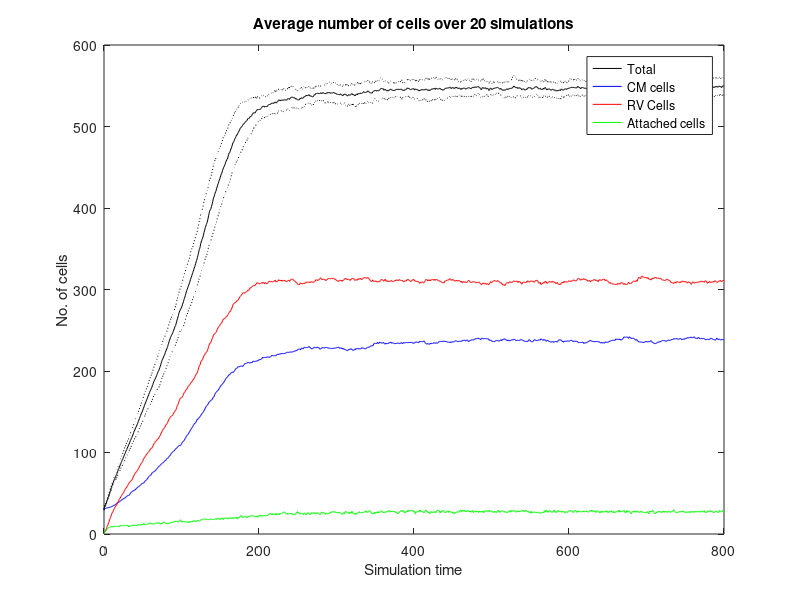

The MATLAB source for this figure: (Note: this script raises an error after producing the figure.)
function AttRep_RadForce1_Plots

clear all;
close all;
load('PlotData/MAT/AttRep_RadForce1.mat')

figure;
plot(SimTime, TotalCells, 'k',...
    SimTime, TransitCells, 'b',...
    SimTime, RVCells, 'r',...
    SimTime, AttachedCells, 'g',...
    SimTime, TotalCells + TotalCellsStd, 'k:', ...
    SimTime, TotalCells - TotalCellsStd, 'k:');
legend('Total', 'CM cells', 'RV Cells', 'Attached cells',...
    'Location', 'Best');
title(['Average number of cells over ', num2str(TotalJobs), ' simulations']);
xlabel('Simulation time'); ylabel('No. of cells');
SaveAsPngEpsAndFig(-1,'Figures/RadForce1_PopulationTimeseries', 11, 7/5, 10);

figure;
cutoff = 300; 
plot(SimTime(1:cutoff), TotalCells(1:cutoff), 'k',...
    SimTime(1:cutoff), TransitCells(1:cutoff), 'b',...
    SimTime(1:cutoff), RVCells(1:cutoff), 'r',...
    SimTime(1:cutoff), AttachedCells(1:cutoff), 'g',...
    SimTime(1:cutoff), TotalCells(1:cutoff) + TotalCellsStd(1:cutoff), 'k:', ...
    SimTime(1:cutoff), TotalCells(1:cutoff) - TotalCellsStd(1:cutoff), 'k:');
legend('Total', 'CM cells', 'RV Cells', 'Attached cells',...
    'Location', 'Best');
title(['Average number of cells over ', num2str(TotalJobs), ' simulations']);
xlabel('Simulation time'); ylabel('No. of cells');
SaveAsPngEpsAndFig(-1,'Figures/RadForce1_PopulationTimeseries2', 11, 7/5, 10);



disp([' Time of onset : ' num2str(onsettime)]);
disp([' Total in steady state : ' num2str(totalcount)]);
disp([' Proportion of CM cells : ' num2str(proportion)]);
disp([' Slope of histogram (total cells) : ' num2str(slope_total)]);
disp([' Slope of histogram (CM cells) : ' num2str(slope_prolif)]);
disp([' Cap height : ' num2str(capheight_RF1)]);

steadystateshape(['PlotData/' data_path], 0, 1);
SaveAsPngEpsAndFig(-1,'Figures/RadForce1_HistogramTotal', 11, 7/5, 10);

steadystateshape(['PlotData/' data_path], 1, 1);
SaveAsPngEpsAndFig(-1,'Figures/RadForce1_HistogramProlif', 11, 7/5, 10);



end

